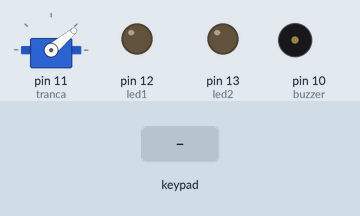
This sketch was run on a simulated Arduino Uno, built with avr-gcc and run on an emulated ATmega328P. Shown: servo, output pins drawn as LEDs (lit = HIGH), buzzer (waves = sounding). Dashed ring = blinking. The inputs (shaded band) are chosen by the test bench. What the sketch prints to the serial monitor is not drawn.

Above: at 1.2 s.
1.3 s: key 'B' pressed
At 2.1 s:
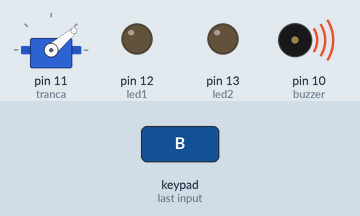
3.8 s: keypad keys 5 6 3 2 D pressed 0.4 s apart
At 6.7 s:
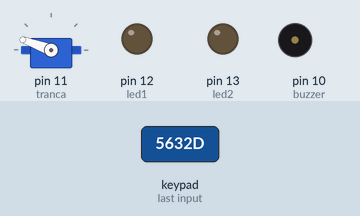
7.3 s: key 'B' pressed
At 8.1 s:
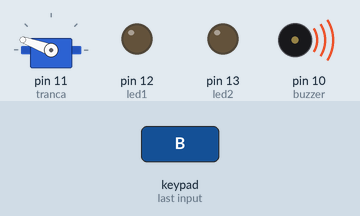
9.8 s: keypad keys 5 6 3 2 # pressed 0.4 s apart
13.3 s: key 'B' pressed
At 13.45 s:
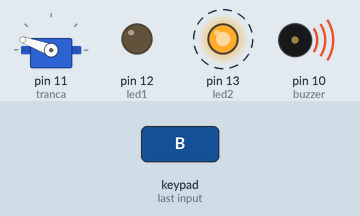
16.3 s: keypad keys 5 6 3 2 * pressed 0.4 s apart
Timing chart, 0 to 19.3 s (numbered marks = the images above; inputs shaded):
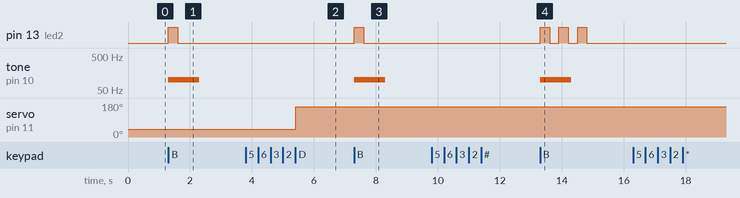

The sketch:

travaParaCestoDeBolas.ino
```cpp
#include <Keypad.h>
#include <Servo.h>

const byte LINHAS = 4;
const byte COLUNAS = 4;

char teclas[LINHAS][COLUNAS] = {
  {'1','2','3','A'},
  {'4','5','6','B'},
  {'7','8','9','C'},
  {'*','0','#','D'}
};

byte pinosLinhas[LINHAS] = {2,3,4,5};
byte pinosColunas[COLUNAS] = {6,7,8,9};

Keypad teclado = Keypad(makeKeymap(teclas), pinosLinhas, pinosColunas, LINHAS, COLUNAS);

Servo tranca;

String senhaCorreta = "5632";
String senhaDigitada = "";
String idDigitada = "";

const int led1 = 12;
const int led2 = 13;
const int buzzer = 10;

bool trancaAberta = false;
bool pedindoID = true;
bool idValida = false;

String listaIDs[] = {

  "2365"
};
const int qtdIDs = sizeof(listaIDs) / sizeof(listaIDs[0]);

#define MAX_LOG 10
#define LIMITE_REGISTROS 15

String logIDsUtilizadas[MAX_LOG];
int logCount = 0;
void adicionarLog(String id) {
  if (logCount >= LIMITE_REGISTROS) {
    apagarLista();
    logCount = 0;
    Serial.println("Lista de logs apagada após 15 registros.");
  }
  int index = logCount % MAX_LOG;
  logIDsUtilizadas[index] = id;
  logCount++;
}

void apagarLista() {
  for (int i = 0; i < MAX_LOG; i++) {
    logIDsUtilizadas[i] = "";
  }
}

void imprimirLog() {
  Serial.println("IDs usadas:");
  int max = logCount < MAX_LOG ? logCount : MAX_LOG;
  for (int i = 0; i < max; i++) {
    Serial.println(logIDsUtilizadas[i]);
  }
}

bool verificarID(String id) {
  for (int i = 0; i < qtdIDs; i++) {
    if (listaIDs[i] == id) {
      return true;
    }
  }
  return false;
}

void setup() {
  Serial.begin(9600);
  tranca.attach(11);
  tranca.write(40);
  pinMode(led1, OUTPUT);
  pinMode(led2, OUTPUT);
  digitalWrite(led1, LOW);
  digitalWrite(led2, LOW);
  Serial.println("Digite a ID (4 dígitos):");
  // Pota buzzer
  pinMode(buzzer, OUTPUT);
}

void loop() {
  char tecla = teclado.getKey();
  if (!tecla) return;

  Serial.print(tecla);

  if (tecla == 'D') {
    fecharTranca();
    resetSistema();
    return;
  }

  if (tecla == 'A') {
    if (pedindoID) {
      idDigitada = "";
      Serial.println(" - ID apagada");
    } else {
      senhaDigitada = "";
      Serial.println(" - Senha apagada");
    }
    digitalWrite(led1, LOW);
    digitalWrite(led2, LOW);
    return;
  }

  if (tecla == 'B') {
    if (pedindoID) {
      if (idDigitada.length() == 4) {
        if (verificarID(idDigitada)) {
          idValida = true;
          pedindoID = false;
          Serial.println("\nID válida. Digite a senha:");
          tone(buzzer,4000,500);
          digitalWrite(led1, HIGH);
          delay(2000);
          digitalWrite(led1,LOW);


          adicionarLog(idDigitada);

          idDigitada = "";
        } else {
          Serial.println("\nID inválida. Tente novamente:");
          tone(buzzer,100,1000);
          for (int i = 0; i < 3; i++) {
            digitalWrite(led2, HIGH);
            delay(300);
            digitalWrite(led2, LOW);
            delay(300);
          }
          idDigitada = "";
        }
      } else {
        Serial.println("\nID incompleta. Digite 4 dígitos:");
        tone(buzzer,100,1000);
        idDigitada = "";
        digitalWrite(led2, HIGH);
        delay(300);
        digitalWrite(led2, LOW);
        delay(300);
      }
    } else {
      if (senhaDigitada == senhaCorreta) {
        digitalWrite(led1, HIGH);
        digitalWrite(led2, LOW);
        if (!trancaAberta) abrirTranca();
      } else {
        digitalWrite(led1, LOW);
        digitalWrite(led2, HIGH);
        Serial.println("\nSenha incorreta.");
        tone(buzzer,100,500);
      }
      senhaDigitada = "";
    }
    return;
  }

  if (pedindoID) {
    if (idDigitada.length() < 4) {
      idDigitada += tecla;
    }
  } else {
    if (senhaDigitada.length() < 4) {
      senhaDigitada += tecla;
    }
  }
}

void abrirTranca() {
  tranca.write(160);
  trancaAberta = true;
  Serial.println("Tranca aberta");
  tone(buzzer,4000,500);
  Serial.println("Tranca aberta");
  delay (3000);
  tranca.write(40);
  trancaAberta = false;
  digitalWrite(led1, LOW);
  digitalWrite(led2, LOW);
  Serial.println("Tranca Fechada");
}

void fecharTranca() {
  tranca.write(160);
  trancaAberta = false;
  digitalWrite(led1, LOW);
  digitalWrite(led2, LOW);
  Serial.println("Tranca fechada");
}

void resetSistema() {
  pedindoID = true;
  idValida = false;
  senhaDigitada = "";
  idDigitada = "";
  Serial.println("Digite a ID (4 dígitos):");
  imprimirLog();
}
```

Measured:
- after the input at 1.3 s, pin 13 (led2): LOW → HIGH at once, → LOW 0.30 s later; tone on pin 10 (buzzer): silent → 100 Hz at once, → silent 1.0 s later
- after the input at 3.8 s, servo on pin 11 (tranca): 40° → 160° after 1.6 s
- after the input at 7.3 s, pin 13 (led2): LOW → HIGH at once, → LOW 0.30 s later; tone on pin 10 (buzzer): silent → 100 Hz at once, → silent 1.0 s later
- after the input at 9.8 s, every drawn part: stays the same
- after the input at 13.3 s, pin 13 (led2): alternates HIGH for 0.30 s and LOW for 0.30 s, 6 changes in all, then stays LOW, starting at once; tone on pin 10 (buzzer): silent → 100 Hz at once, → silent 1.0 s later
- after the input at 16.3 s, every drawn part: stays the same
